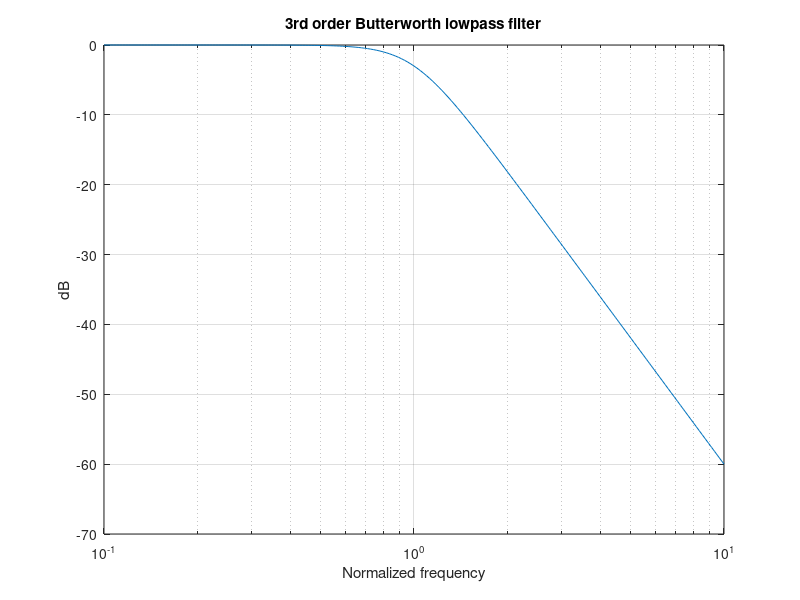

The MATLAB script that drew this image: (Note: this script raises an error after producing the figure.)
%% Part 1

[B,A]=butter(3,1,'s') 

freqpts = 0:0.005:1; 
freqpts = (100.^freqpts)./10; 
H=freqs(B,A,freqpts); 
H_db= 20.0*log10(abs(H)+eps); 
semilogx(freqpts, H_db),grid on, 
ylabel('dB'),xlabel('Normalized frequency'), 
title('3rd order Butterworth lowpass filter') 
H_phase = phase(H).*180./pi; 
semilogx(freqpts, H_phase), grid on, 
ylabel('degree'),xlabel('Normalized frequency'), 
title('3rd order Butterworth lowpass filter') 

%% Part 2

[B,A]=butter(5,1,'s') 

freqpts = 0:0.005:1; 
freqpts = (100.^freqpts)./10; 
H=freqs(B,A,freqpts); 
H_db= 20.0*log10(abs(H)+eps); 
semilogx(freqpts, H_db),grid on, 
ylabel('dB'),xlabel('Normalized frequency'), 
title('5th order Butterworth lowpass filter') 

%%

H_phase = phase(H).*180./pi; 
semilogx(freqpts, H_phase), grid on, 
ylabel('degree'),xlabel('Normalized frequency'), 
title('5th order Butterworth lowpass filter') 

%% Part 3 Chebychev 3rd order 
[B,A]=cheby1(3, 2, 1, 's') 

plotmag(A, B)
ylabel('degree'),xlabel('Normalized frequency'), 
title('3rd order chebyshev') 

%%

H_phase = phase(H).*180./pi; 
semilogx(freqpts, H_phase), grid on, 
ylabel('degree'),xlabel('Normalized frequency'), 
title('3rd order chebyshev') 

%% Chebychev 4th order 3db ripple

[B,A]=cheby1(4, 3, 1, 's') 

freqpts = 0:0.005:1; 
freqpts = (100.^freqpts)./10; 
H=freqs(B,A,freqpts); 
H_db= 20.0*log10(abs(H)+eps); 
semilogx(freqpts, H_db),grid on, 
ylabel('degree'),xlabel('Normalized frequency'), 
title('4th order Chebyshev 3dB ripple') 
max(H_db)
min(H_db)

%%

H_phase = phase(H).*180./pi; 
semilogx(freqpts, H_phase), grid on, 
ylabel('degree'),xlabel('Normalized frequency'), 
title('4th order Chebyshev 3dB ripple') 


%% Chebychev 5th order 3db ripple

[B,A]=cheby1(5, 3, 1, 's') 

freqpts = 0:0.005:1; 
freqpts = (100.^freqpts)./10; 
H=freqs(B,A,freqpts); 
H_db= 20.0*log10(abs(H)+eps); 
semilogx(freqpts, H_db),grid on, 
ylabel('degree'),xlabel('Normalized frequency'), 
title('5th order Chebyshev 3dB ripple') 

H_phase = phase(H).*180./pi; 
semilogx(freqpts, H_phase), grid on, 
ylabel('degree'),xlabel('Normalized frequency'), 
title('5th order Chebyshev 3dB ripple') 



%% Chebychev 4th order 5db ripple

[B,A]=cheby1(4, 5, 1, 's') 

plotmag(A, B)
ylabel('degree'),xlabel('Normalized frequency'), 
title('4th order chebyshev') 

%%

H_phase = phase(H).*180./pi; 
semilogx(freqpts, H_phase), grid on, 
ylabel('degree'),xlabel('Normalized frequency'), 
title('4th order chebyshev') 


%% Chebychev 5th order 5db ripple

[B,A]=cheby1(5, 5, 1, 's') 

freqpts = 0:0.005:1; 
freqpts = (100.^freqpts)./10; 
H=freqs(B,A,freqpts); 
H_db= 20.0*log10(abs(H)+eps); 
semilogx(freqpts, H_db),grid on, 
ylabel('degree'),xlabel('Normalized frequency'), 
title('5th order Chebyshev 5dB ripple') 

H_phase = phase(H).*180./pi; 
semilogx(freqpts, H_phase), grid on, 
ylabel('degree'),xlabel('Normalized frequency'), 
title('5th order Chebyshev 5dB ripple') 
